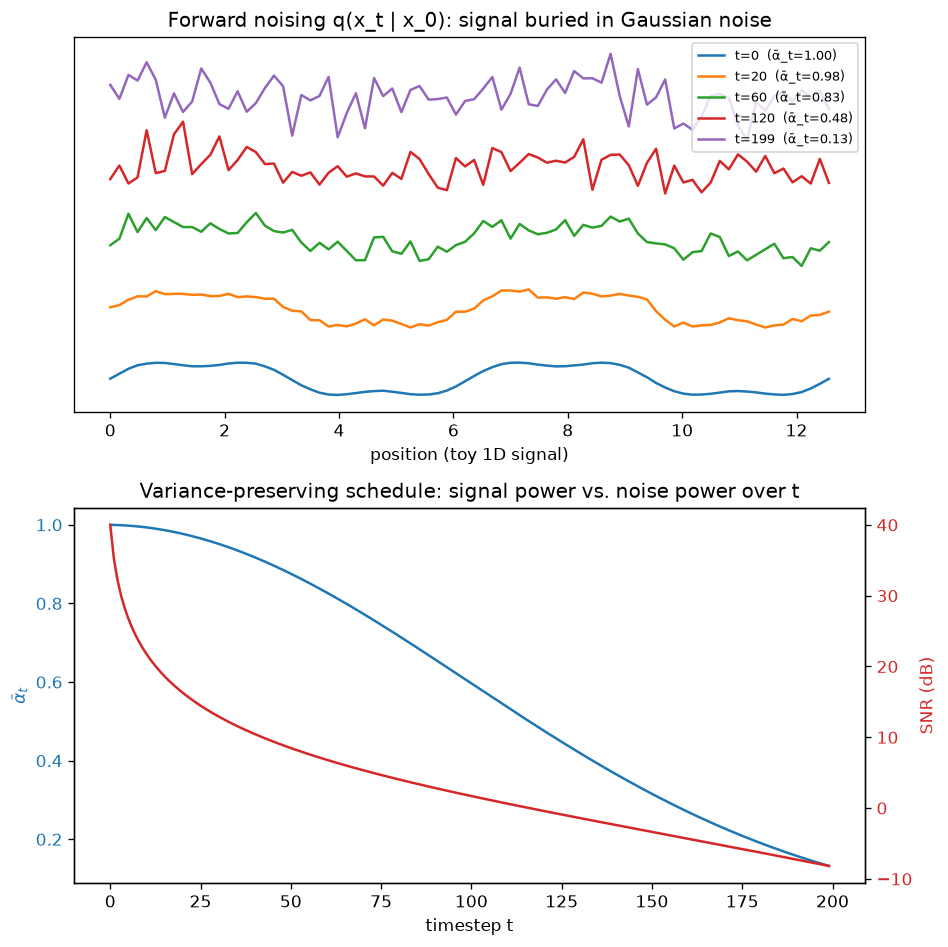

Generate this figure with Python:
"""Day 83 — Diffusion: forward noising.

Visualizes the DDPM forward process q(x_t | x_0) on a synthetic 1D signal:
  1. The signal at several timesteps t as noise is injected.
  2. The alpha_bar_t (signal-retention) schedule and the resulting SNR decay.
"""
import numpy as np
import matplotlib.pyplot as plt

np.random.seed(42)

# --- synthetic 1D "signal" (stand-in for a flattened toy image row) ---
n_points = 80
t_axis = np.linspace(0, 4 * np.pi, n_points)
x0 = np.sin(t_axis) + 0.3 * np.sin(3 * t_axis)  # a band-limited toy signal

# --- linear beta schedule (standard DDPM choice) ---
T = 200
beta_start, beta_end = 1e-4, 0.02
betas = np.linspace(beta_start, beta_end, T)
alphas = 1.0 - betas
alpha_bars = np.cumprod(alphas)  # alpha_bar_t = prod_{s<=t} alpha_s

# reparameterized forward sample: x_t = sqrt(alpha_bar_t) x0 + sqrt(1 - alpha_bar_t) eps
def forward_sample(x0, t_idx, alpha_bars, rng):
    eps = rng.standard_normal(x0.shape)
    ab = alpha_bars[t_idx]
    return np.sqrt(ab) * x0 + np.sqrt(1 - ab) * eps

rng = np.random.default_rng(42)
snapshot_ts = [0, 20, 60, 120, 199]

fig, axes = plt.subplots(2, 1, figsize=(8, 8))

# Panel 1: signal at increasing noise levels
ax = axes[0]
offset = 0
for t_idx in snapshot_ts:
    xt = forward_sample(x0, t_idx, alpha_bars, rng)
    ax.plot(t_axis, xt + offset, lw=1.5, label=f"t={t_idx}  (ᾱ_t={alpha_bars[t_idx]:.2f})")
    offset += 4
ax.set_title("Forward noising q(x_t | x_0): signal buried in Gaussian noise")
ax.set_xlabel("position (toy 1D signal)")
ax.set_yticks([])
ax.legend(loc="upper right", fontsize=8)

# Panel 2: alpha_bar_t schedule and SNR decay
ax2 = axes[1]
ax2.plot(np.arange(T), alpha_bars, color="tab:blue", label=r"$\bar{\alpha}_t$ (signal retained)")
ax2.set_xlabel("timestep t")
ax2.set_ylabel(r"$\bar{\alpha}_t$", color="tab:blue")
ax2.tick_params(axis="y", labelcolor="tab:blue")

snr = alpha_bars / (1 - alpha_bars)
ax3 = ax2.twinx()
ax3.plot(np.arange(T), 10 * np.log10(snr), color="tab:red", label="SNR (dB)")
ax3.set_ylabel("SNR (dB)", color="tab:red")
ax3.tick_params(axis="y", labelcolor="tab:red")
ax2.set_title("Variance-preserving schedule: signal power vs. noise power over t")

fig.tight_layout()
fig.savefig("graph_DAY_83.png", dpi=120, bbox_inches="tight")
